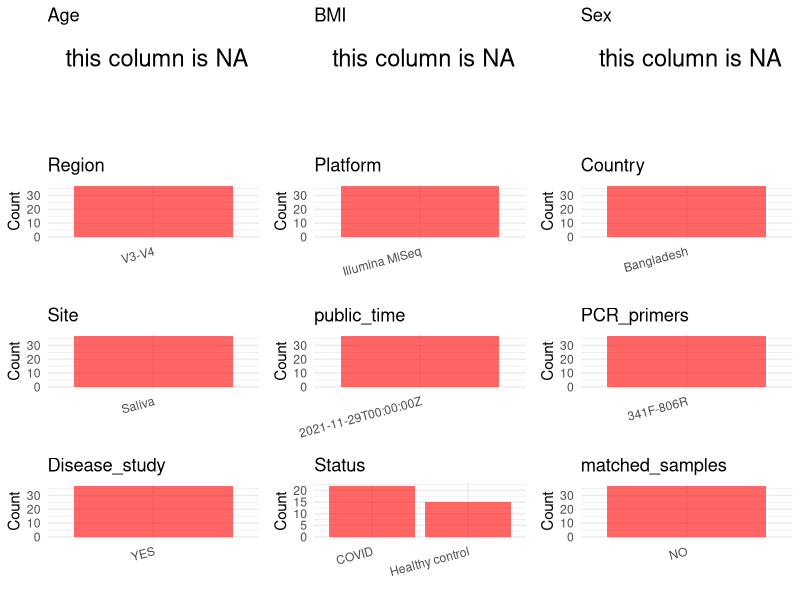

Write the R code that produced this figure. (Note: this script raises an error after producing the figure.)
## ---- chunk 1
# Load necessary libraries
library(dplyr)
library(ggplot2)
library(cowplot)

# Set working directory (update this path to your local directory)
setwd("D:/oral_project/PRJNA767939")

# Read the initial metadata files
initial_meta<-read.csv("SraRunTable.csv",header = T)

# Combine the two metadata files
#meta <- rbind(initial_meta, initial_meta1)

#Remove entries where Organism is "gut metagenome" (non-oral samples)
#initial_meta <- subset(initial_meta,isolation_source!= "feces")

# Check the number of samples containing "HT" in Sample.Name (e.g., healthy controls)
#nrow(subset(meta, grepl("HT", Sample.Name)))

# Display the first few rows of the metadata
head(initial_meta)
## ---- chunk 2
# Create a uniform metadata dataframe
metadata <- data.frame(
  BioProject = initial_meta$BioProject,
  Run = initial_meta$Run,
  sample_name = initial_meta$Library.Name,
  Age = NA,
  BMI = NA,
  Sex=NA,
  Region = "V3-V4",
  Platform = initial_meta$Instrument,
  Country = initial_meta$geo_loc_name_country,
  Site =initial_meta$isolation_source,
  public_time = initial_meta$ReleaseDate,
  stringsAsFactors = FALSE
)
## ---- chunk 3
# Add information obtained from the publication
metadata$PCR_primers <- "341F-806R"
metadata$title <- "Dysbiosis of Oral and Gut Microbiomes in SARS-CoV-2 Infected
Patients in Bangladesh: Elucidating the Role of Opportunistic Gut Microbes"
#metadata<-subset(uniform_meta,Site!="feces")
metadata$Disease_study <- "YES"
# Assign disease status based on sample_name patterns
metadata <- metadata %>%
  mutate(Status = ifelse(grepl("Healthy control", sample_name), 
                        "Healthy control", 
                        ifelse(grepl("COVID", sample_name), "COVID", NA)))
metadata<-metadata%>%
  mutate(Site=ifelse(grepl("gut",Site),"Feces" ,ifelse(grepl("oral",Site),"Saliva",NA)))

#extract subject id by remove prefix of sample_name
#metadata$sample_name <- gsub("[FSP].*", "", metadata$sample_name)
#get subjects id with Saliva available
keep_subjects<-subset(metadata,Site %in% c("Saliva"))
#remove subjects without Saliva samples
metadata<-subset(metadata,sample_name %in% keep_subjects$sample_name)
#get subjects sampling counts
sample_counts <- table(metadata$sample_name)
# Create matched_samples column, any subjects have >=2 samples will be label "YES", otherwise "NO"
metadata$matched_samples <- ifelse(metadata$sample_name %in% names(sample_counts[sample_counts >= 2]), "YES", "NO")
#metadata$BMI<-gsub("not provided",NA,metadata$BMI)
#metadata$BMI<-as.numeric(metadata$BMI)
#metadata$matched_samples<-"NO"
## ---- chunk 4
# Check the number of unique runs and sample names
print(paste("Number of unique runs:", length(unique(metadata$Run))))
print(paste("Number of unique sample names:", length(unique(metadata$sample_name))))
## ---- chunk 5
# Select columns for visualization
plot_data <- metadata %>%
  select(-BioProject, -Run, -sample_name, -title)

# Function to create simple plots for each column
create_simple_plots <- function(data) {
  plots <- list()
  
  for (col in colnames(data)) {
    # Check if the column is all NA
    if (all(is.na(data[[col]]))) {
      # Create an empty plot with text indicating all NA
      p <- ggplot() +
        annotate("text", x = 0.5, y = 0.5, label = "this column is NA", size = 6) +
        labs(title = col) +
        theme_void()
    } else if (is.numeric(data[[col]])) {
      # Numeric variable: histogram
      p <- ggplot(data, aes(x = .data[[col]])) +
        geom_histogram(fill = "blue", alpha = 0.6, bins = 20, na.rm = TRUE) +
        labs(title = col) +
        theme_minimal()
    } else {
      # Categorical variable: bar plot (remove NA values)
      count_data <- as.data.frame(table(data[[col]], useNA = "ifany"))
      p <- ggplot(count_data, aes(x = reorder(Var1, -Freq), y = Freq)) +
        geom_col(fill = "red", alpha = 0.6) +
        labs(title = col, x = NULL, y = "Count") +
        theme_minimal() +
        theme(axis.text.x = element_text(angle = 15, hjust = 1))
    }
    plots[[col]] <- p
  }
  
  return(plots)
}

# Generate and arrange plots
plots <- create_simple_plots(plot_data)
p<-plot_grid(plots$Age, 
          plots$BMI, 
          plots$Sex, 
          plots$Region, 
          plots$Platform, 
          plots$Country, 
          plots$Site,
          plots$public_time, 
          plots$PCR_primers,
          plots$Disease_study,
          plots$Status,
          plots$matched_samples,# add 
          ncol = 3, align = "hv", axis = "lb")
ggsave("Metadata_Summary.png", plot = p, width = 8, height = 6, dpi = 150)
## ---- chunk 6
knitr::include_graphics("Metadata_Summary.png")
## ---- chunk 7
# Reorder columns to match the desired format
metadata <- metadata[, c(
  "BioProject", "Run", "sample_name", "Age", "BMI", "Sex", 
  "Region", "Platform", "Country", "Site", "public_time", 
  "PCR_primers", "title", "Disease_study", "Status","matched_samples"
)]

# Export the uniform metadata to a CSV file
write.csv(metadata, file = "metadata.csv", quote = FALSE)
head(metadata)
